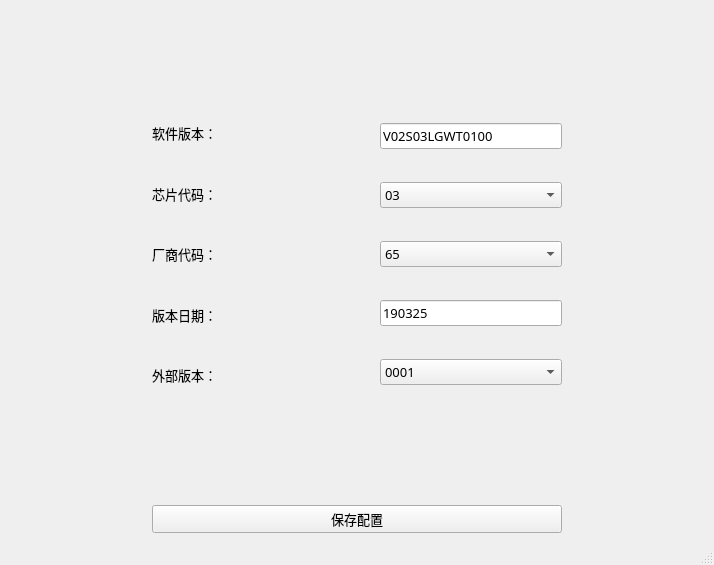
<?xml version="1.0" encoding="UTF-8"?>
<ui version="4.0">
 <class>SetConfig</class>
 <widget class="QMainWindow" name="SetConfig">
  <property name="geometry">
   <rect>
    <x>0</x>
    <y>0</y>
    <width>714</width>
    <height>565</height>
   </rect>
  </property>
  <property name="font">
   <font>
    <family>微软雅黑</family>
    <pointsize>10</pointsize>
   </font>
  </property>
  <property name="windowTitle">
   <string>二级比对参数设置</string>
  </property>
  <property name="windowIcon">
   <iconset resource="apprcc.qrc">
    <normaloff>:/pic/resources/linux_216px_1210908_easyicon.net.png</normaloff>:/pic/resources/linux_216px_1210908_easyicon.net.png</iconset>
  </property>
  <widget class="QWidget" name="centralwidget">
   <layout class="QGridLayout" name="gridLayout">
    <item row="0" column="1">
     <spacer name="verticalSpacer_10">
      <property name="orientation">
       <enum>Qt::Vertical</enum>
      </property>
      <property name="sizeHint" stdset="0">
       <size>
        <width>20</width>
        <height>60</height>
       </size>
      </property>
     </spacer>
    </item>
    <item row="2" column="2">
     <spacer name="horizontalSpacer_2">
      <property name="orientation">
       <enum>Qt::Horizontal</enum>
      </property>
      <property name="sizeHint" stdset="0">
       <size>
        <width>121</width>
        <height>20</height>
       </size>
      </property>
     </spacer>
    </item>
    <item row="2" column="0">
     <spacer name="horizontalSpacer">
      <property name="orientation">
       <enum>Qt::Horizontal</enum>
      </property>
      <property name="sizeHint" stdset="0">
       <size>
        <width>121</width>
        <height>20</height>
       </size>
      </property>
     </spacer>
    </item>
    <item row="2" column="1">
     <layout class="QHBoxLayout" name="horizontalLayout">
      <item>
       <layout class="QVBoxLayout" name="verticalLayout">
        <item>
         <widget class="QLabel" name="lb_wo">
          <property name="text">
           <string>软件版本：</string>
          </property>
         </widget>
        </item>
        <item>
         <spacer name="verticalSpacer_7">
          <property name="orientation">
           <enum>Qt::Vertical</enum>
          </property>
          <property name="sizeHint" stdset="0">
           <size>
            <width>82</width>
            <height>33</height>
           </size>
          </property>
         </spacer>
        </item>
        <item>
         <widget class="QLabel" name="lb_aproval_no">
          <property name="text">
           <string>芯片代码：</string>
          </property>
         </widget>
        </item>
        <item>
         <spacer name="verticalSpacer_8">
          <property name="orientation">
           <enum>Qt::Vertical</enum>
          </property>
          <property name="sizeHint" stdset="0">
           <size>
            <width>82</width>
            <height>32</height>
           </size>
          </property>
         </spacer>
        </item>
        <item>
         <widget class="QLabel" name="lb_prod_qty">
          <property name="text">
           <string>厂商代码：</string>
          </property>
         </widget>
        </item>
        <item>
         <spacer name="verticalSpacer_9">
          <property name="orientation">
           <enum>Qt::Vertical</enum>
          </property>
          <property name="sizeHint" stdset="0">
           <size>
            <width>82</width>
            <height>33</height>
           </size>
          </property>
         </spacer>
        </item>
        <item>
         <widget class="QLabel" name="lb_guy_send">
          <property name="text">
           <string>版本日期：</string>
          </property>
         </widget>
        </item>
        <item>
         <spacer name="verticalSpacer_5">
          <property name="orientation">
           <enum>Qt::Vertical</enum>
          </property>
          <property name="sizeHint" stdset="0">
           <size>
            <width>182</width>
            <height>27</height>
           </size>
          </property>
         </spacer>
        </item>
        <item>
         <widget class="QLabel" name="lb_guy_receive">
          <property name="text">
           <string>外部版本：</string>
          </property>
         </widget>
        </item>
       </layout>
      </item>
      <item>
       <spacer name="horizontalSpacer_3">
        <property name="orientation">
         <enum>Qt::Horizontal</enum>
        </property>
        <property name="sizeHint" stdset="0">
         <size>
          <width>40</width>
          <height>20</height>
         </size>
        </property>
       </spacer>
      </item>
      <item>
       <layout class="QVBoxLayout" name="verticalLayout_2">
        <item>
         <widget class="QLineEdit" name="le_version_sw">
          <property name="text">
           <string>V02S03LGWT0100</string>
          </property>
         </widget>
        </item>
        <item>
         <spacer name="verticalSpacer">
          <property name="orientation">
           <enum>Qt::Vertical</enum>
          </property>
          <property name="sizeHint" stdset="0">
           <size>
            <width>182</width>
            <height>27</height>
           </size>
          </property>
         </spacer>
        </item>
        <item>
         <widget class="QComboBox" name="cb_chipcode">
          <item>
           <property name="text">
            <string>03</string>
           </property>
          </item>
          <item>
           <property name="text">
            <string>01</string>
           </property>
          </item>
         </widget>
        </item>
        <item>
         <spacer name="verticalSpacer_3">
          <property name="orientation">
           <enum>Qt::Vertical</enum>
          </property>
          <property name="sizeHint" stdset="0">
           <size>
            <width>182</width>
            <height>27</height>
           </size>
          </property>
         </spacer>
        </item>
        <item>
         <widget class="QComboBox" name="cb_vendor_code">
          <item>
           <property name="text">
            <string>65</string>
           </property>
          </item>
          <item>
           <property name="text">
            <string>BD</string>
           </property>
          </item>
          <item>
           <property name="text">
            <string>BG</string>
           </property>
          </item>
          <item>
           <property name="text">
            <string>BW</string>
           </property>
          </item>
          <item>
           <property name="text">
            <string>CL</string>
           </property>
          </item>
          <item>
           <property name="text">
            <string>CY</string>
           </property>
          </item>
          <item>
           <property name="text">
            <string>DW</string>
           </property>
          </item>
          <item>
           <property name="text">
            <string>ES</string>
           </property>
          </item>
          <item>
           <property name="text">
            <string>FC</string>
           </property>
          </item>
          <item>
           <property name="text">
            <string>GD</string>
           </property>
          </item>
          <item>
           <property name="text">
            <string>GY</string>
           </property>
          </item>
          <item>
           <property name="text">
            <string>HB</string>
           </property>
          </item>
          <item>
           <property name="text">
            <string>HL</string>
           </property>
          </item>
          <item>
           <property name="text">
            <string>HR</string>
           </property>
          </item>
          <item>
           <property name="text">
            <string>HT</string>
           </property>
          </item>
          <item>
           <property name="text">
            <string>HY</string>
           </property>
          </item>
          <item>
           <property name="text">
            <string>JC</string>
           </property>
          </item>
          <item>
           <property name="text">
            <string>JF</string>
           </property>
          </item>
          <item>
           <property name="text">
            <string>JH</string>
           </property>
          </item>
          <item>
           <property name="text">
            <string>JN</string>
           </property>
          </item>
          <item>
           <property name="text">
            <string>JR</string>
           </property>
          </item>
          <item>
           <property name="text">
            <string>KD</string>
           </property>
          </item>
          <item>
           <property name="text">
            <string>LD</string>
           </property>
          </item>
          <item>
           <property name="text">
            <string>LN</string>
           </property>
          </item>
          <item>
           <property name="text">
            <string>NK</string>
           </property>
          </item>
          <item>
           <property name="text">
            <string>NL</string>
           </property>
          </item>
          <item>
           <property name="text">
            <string>NZ</string>
           </property>
          </item>
          <item>
           <property name="text">
            <string>PH</string>
           </property>
          </item>
          <item>
           <property name="text">
            <string>RS</string>
           </property>
          </item>
          <item>
           <property name="text">
            <string>SD</string>
           </property>
          </item>
          <item>
           <property name="text">
            <string>SS</string>
           </property>
          </item>
          <item>
           <property name="text">
            <string>SX</string>
           </property>
          </item>
          <item>
           <property name="text">
            <string>TC</string>
           </property>
          </item>
          <item>
           <property name="text">
            <string>TX</string>
           </property>
          </item>
          <item>
           <property name="text">
            <string>WE</string>
           </property>
          </item>
          <item>
           <property name="text">
            <string>WN</string>
           </property>
          </item>
          <item>
           <property name="text">
            <string>WS</string>
           </property>
          </item>
          <item>
           <property name="text">
            <string>XJ</string>
           </property>
          </item>
          <item>
           <property name="text">
            <string>XL</string>
           </property>
          </item>
          <item>
           <property name="text">
            <string>YD</string>
           </property>
          </item>
          <item>
           <property name="text">
            <string>YH</string>
           </property>
          </item>
          <item>
           <property name="text">
            <string>ZN</string>
           </property>
          </item>
         </widget>
        </item>
        <item>
         <spacer name="verticalSpacer_4">
          <property name="orientation">
           <enum>Qt::Vertical</enum>
          </property>
          <property name="sizeHint" stdset="0">
           <size>
            <width>182</width>
            <height>27</height>
           </size>
          </property>
         </spacer>
        </item>
        <item>
         <widget class="QLineEdit" name="le_date_sw">
          <property name="text">
           <string>190325</string>
          </property>
          <property name="placeholderText">
           <string/>
          </property>
         </widget>
        </item>
        <item>
         <spacer name="verticalSpacer_6">
          <property name="orientation">
           <enum>Qt::Vertical</enum>
          </property>
          <property name="sizeHint" stdset="0">
           <size>
            <width>182</width>
            <height>27</height>
           </size>
          </property>
         </spacer>
        </item>
        <item>
         <widget class="QComboBox" name="cb_ext_version">
          <item>
           <property name="text">
            <string>0001</string>
           </property>
          </item>
          <item>
           <property name="text">
            <string>0002</string>
           </property>
          </item>
          <item>
           <property name="text">
            <string>0090</string>
           </property>
          </item>
          <item>
           <property name="text">
            <string>0121</string>
           </property>
          </item>
          <item>
           <property name="text">
            <string>0151</string>
           </property>
          </item>
          <item>
           <property name="text">
            <string>0181</string>
           </property>
          </item>
          <item>
           <property name="text">
            <string>0211</string>
           </property>
          </item>
          <item>
           <property name="text">
            <string>0270</string>
           </property>
          </item>
          <item>
           <property name="text">
            <string>0301</string>
           </property>
          </item>
          <item>
           <property name="text">
            <string>0331</string>
           </property>
          </item>
          <item>
           <property name="text">
            <string>0361</string>
           </property>
          </item>
          <item>
           <property name="text">
            <string>0421</string>
           </property>
          </item>
          <item>
           <property name="text">
            <string>0451</string>
           </property>
          </item>
          <item>
           <property name="text">
            <string>0481</string>
           </property>
          </item>
          <item>
           <property name="text">
            <string>0541</string>
           </property>
          </item>
          <item>
           <property name="text">
            <string>0570</string>
           </property>
          </item>
          <item>
           <property name="text">
            <string>0600</string>
           </property>
          </item>
          <item>
           <property name="text">
            <string>0630</string>
           </property>
          </item>
          <item>
           <property name="text">
            <string>1090</string>
           </property>
          </item>
          <item>
           <property name="text">
            <string>2090</string>
           </property>
          </item>
          <item>
           <property name="text">
            <string>2181</string>
           </property>
          </item>
          <item>
           <property name="text">
            <string>2541</string>
           </property>
          </item>
          <item>
           <property name="text">
            <string>0212</string>
           </property>
          </item>
          <item>
           <property name="text">
            <string>0101</string>
           </property>
          </item>
          <item>
           <property name="text">
            <string>0151</string>
           </property>
          </item>
          <item>
           <property name="text">
            <string>0482</string>
           </property>
          </item>
          <item>
           <property name="text">
            <string>0302</string>
           </property>
          </item>
          <item>
           <property name="text">
            <string>0452</string>
           </property>
          </item>
          <item>
           <property name="text">
            <string>0122</string>
           </property>
          </item>
          <item>
           <property name="text">
            <string>0182</string>
           </property>
          </item>
          <item>
           <property name="text">
            <string>1091</string>
           </property>
          </item>
          <item>
           <property name="text">
            <string>0091</string>
           </property>
          </item>
          <item>
           <property name="text">
            <string>2091</string>
           </property>
          </item>
          <item>
           <property name="text">
            <string>0631</string>
           </property>
          </item>
          <item>
           <property name="text">
            <string>0661</string>
           </property>
          </item>
          <item>
           <property name="text">
            <string>0062</string>
           </property>
          </item>
         </widget>
        </item>
       </layout>
      </item>
     </layout>
    </item>
    <item row="4" column="1">
     <widget class="QPushButton" name="bt_save">
      <property name="text">
       <string>保存配置</string>
      </property>
     </widget>
    </item>
    <item row="3" column="1">
     <spacer name="verticalSpacer_2">
      <property name="orientation">
       <enum>Qt::Vertical</enum>
      </property>
      <property name="sizeHint" stdset="0">
       <size>
        <width>20</width>
        <height>60</height>
       </size>
      </property>
     </spacer>
    </item>
   </layout>
  </widget>
  <widget class="QMenuBar" name="menubar">
   <property name="geometry">
    <rect>
     <x>0</x>
     <y>0</y>
     <width>714</width>
     <height>26</height>
    </rect>
   </property>
  </widget>
  <widget class="QStatusBar" name="statusbar"/>
 </widget>
 <resources>
  <include location="apprcc.qrc"/>
 </resources>
 <connections/>
</ui>
